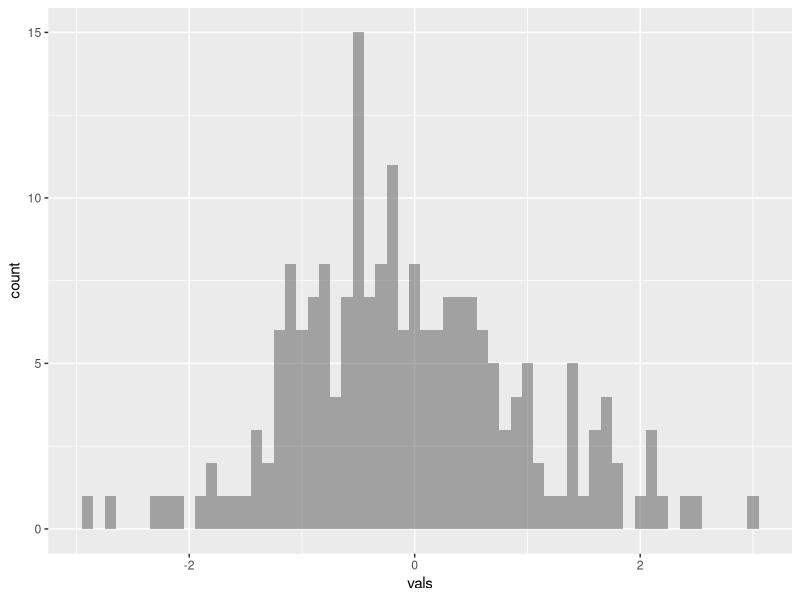
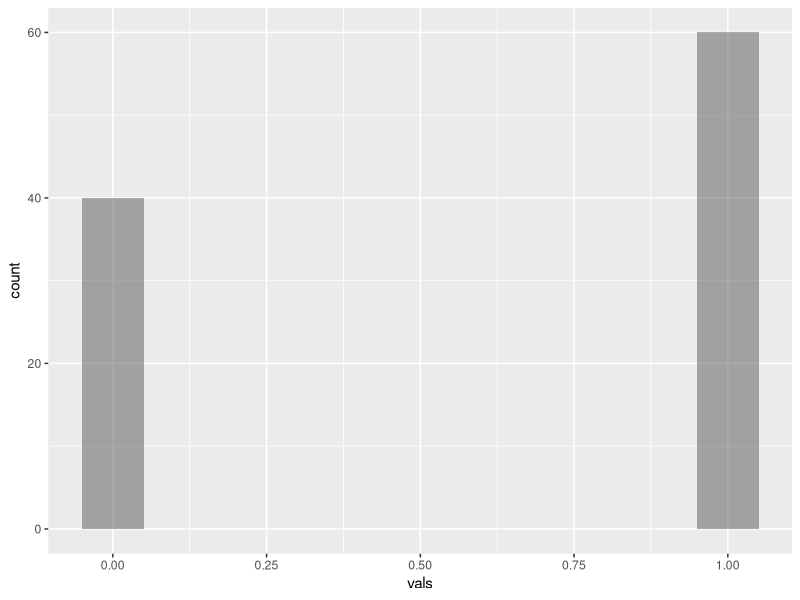
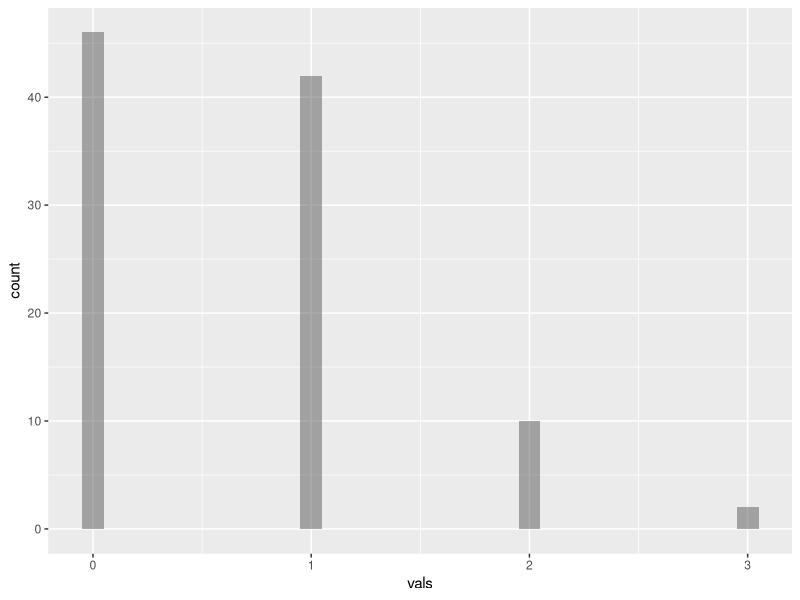

Here is the R script that generated these plots, in order:
library(ggplot2)

set.seed(1234)
Nums = data.frame(vals = rnorm(200))

ggplot(Nums, aes(x=vals)) +
  geom_histogram(binwidth=.1, alpha=.5)

BiNums = data.frame(vals = rbinom(n=100, size=1, prob=0.5))

ggplot(BiNums, aes(x=vals)) +
  geom_histogram(binwidth=.1, alpha=.5)

PoiNums = data.frame(vals = rpois(n = 100, lambda = 0.5))

ggplot(PoiNums, aes(x=vals)) +
  geom_histogram(binwidth=.1, alpha=.5)
